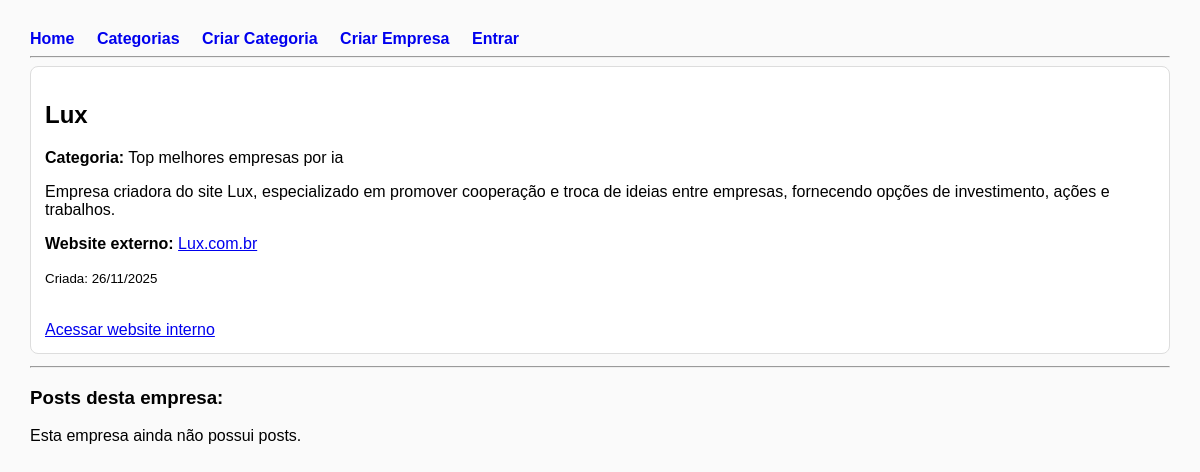
Screenshot of /companies/1 with the database file from the repository.
### app.py (models this page shows)
class Company(db.Model):
    id = db.Column(db.Integer, primary_key=True)
    name = db.Column(db.String(140), nullable=False, unique=True)
    bio = db.Column(db.Text)
    website = db.Column(db.String(250))
    password = db.Column(db.String(200), nullable=False)
    created_at = db.Column(db.DateTime, default=datetime.utcnow)
    category_id = db.Column(db.Integer, db.ForeignKey("category.id"), nullable=True)
    comments = db.relationship("Comment", backref="author", lazy=True)
    investments_made = db.relationship("InvestmentHistory", backref="investor", lazy=True, foreign_keys='InvestmentHistory.company_id')
    messages_sent = db.relationship("Message", backref="sender", lazy=True, foreign_keys='Message.sender_id')
    messages_received = db.relationship("Message", backref="receiver", lazy=True, foreign_keys='Message.receiver_id')

class Category(db.Model):
    id = db.Column(db.Integer, primary_key=True)
    name = db.Column(db.String(120), unique=True, nullable=False)
    description = db.Column(db.String(300))
    created_at = db.Column(db.DateTime, default=datetime.utcnow)
    companies = db.relationship("Company", backref="category", lazy=True)
    posts = db.relationship(
        "Post",
        backref="category",
        cascade="all, delete-orphan",
        passive_deletes=True
    )

### app.py (the view)
@app.route("/companies/<int:company_id>")
def company_detail(company_id):
    company = Company.query.get_or_404(company_id)
    return render_template("company_detail.html", company=company)

### templates/company_detail.html (shortened to what this page needs)
{% extends "base.html" %}
{% block content %}
<div class="card">
  <h2>{{ company.name }}</h2>
  <p><strong>Categoria:</strong> {{ company.category.name if company.category else '—' }}</p>
  <p>{{ company.bio or "Sem descrição." }}</p>
  {% if company.website %}
      <p>
        <strong>Website externo:</strong>
        <a href="{{ company.website }}" target="_blank">{{ company.website }}</a>
      </p>
  {% endif %}
  <p><small>Criada: {{ company.created_at.strftime('%d/%m/%Y') }}</small></p>
  <br>
  <a href="/company/{{ company.id }}/website" class="btn">Acessar website interno</a>
</div>
<hr>
<h3>Posts desta empresa:</h3>
{% if posts %}
    <ul>
        {% for post in posts %}
            <li>
                <a href="{{ url_for('post_view', post_id=post.id) }}">{{ post.title }}</a>
                – Likes: {{ post.likes }} – Investimento: {{ post.investment }}
            </li>
        {% endfor %}
    </ul>
{% else %}
    <p>Esta empresa ainda não possui posts.</p>
{% endif %}
{% endblock %}

### templates/base.html (style rules this page uses)
body { font-family: Arial, sans-serif; margin: 30px; background:#fafafa }
.card { background:#fff; padding:14px; border-radius:8px; border:1px solid #ddd; margin-bottom:12px }

### rows the page displays
Company: name "Lux", bio "Empresa criadora do site Lux, especializado em promover cooperação e troca de ideias entre empresas, fornecendo opções de investimento, ações e trabalhos.", website "Lux.com.br", created_at "26/11/2025"
Category: category "Top melhores empresas por ia"
